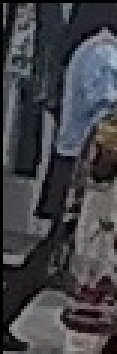
#> input picture inference/images/Frame4_pic4.jpg, 39 x 118 px (shown 3 times larger); its folder holds only this picture in this run
$ python k-means.py
#> lines starting #> are read from the running program, lines starting #| are printed output that depends on the picture
import cv2
import os
from sklearn.cluster import KMeans
import numpy as np
import matplotlib.pyplot as plt
from PIL import Image
import os, sys

cwd = os.getcwd()
print(cwd)

data_folder = cwd + "/inference/images"
print(data_folder)

images = []
original_images = []
for filename in os.listdir(data_folder):
    print("Filename: ", filename)
    img = cv2.imread(os.path.join(data_folder, filename))
#> img is the input picture: shape (118, 39, 3); mean B, G, R 71.5, 66.5, 66.3
#    print(img.shape)
    print("Original dimensions: ", img.size)
#| Original dimensions:  13806

    width = 50
    height = 150
    dim = (width, height)

    # resize image
    resized_img = cv2.resize(img, dim, interpolation=cv2.INTER_AREA)
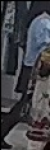
#> resized_img: shape (150, 50, 3); mean B, G, R 71.4, 66.4, 66.2

    print('Resized Dimensions : ', resized_img.shape)
#| Resized Dimensions :  (150, 50, 3)

    original_images.append(img)

    resized_img = resized_img.flatten()
    print("After flattening: ", resized_img.shape)
#| After flattening:  (22500,)

    if resized_img is not None:
        images.append(resized_img)

n = 2
kmeans = KMeans(n_clusters=n,init='random')
#> (the run stopped early here; a loop or call above may not have finished)
